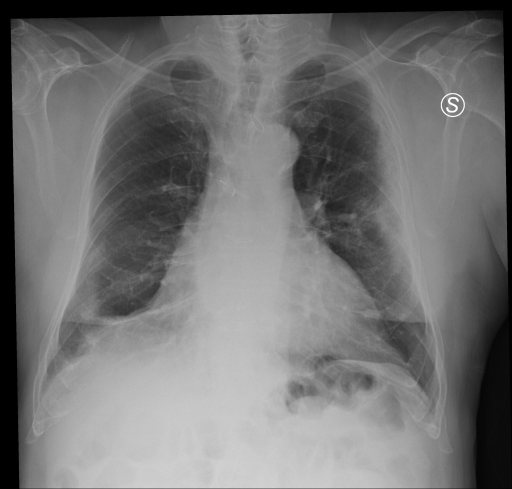
#> input picture Lab 2/Task_1_Chest_XRay/data/sample_xray.jpg, 1024 x 978 px (shown at 1/2 size)
$ jupyter execute xray_enhancement.ipynb   (older library calls are emulated)
#> lines starting #> are read from the running program, lines starting #| are printed output that depends on the picture; after the words box and inside, x2 and y2 are one past the last pixel; in counts of white or black regions, pixels touching at a corner belong together
# Task 1: Diagnostic Enhancement of Chest X-Rays

Every operation below works on the raw single-channel pixel matrix of a chest X-ray. Images are read with relative paths from `data/`, and all results are written to `output/`.

[cell 1]
import os
import sys
import time
import cv2
import numpy as np
import matplotlib.pyplot as plt
plt.rcParams["figure.dpi"] = 55

DATA_DIR = "data"
OUT_DIR = "output"
os.makedirs(OUT_DIR, exist_ok=True)


def to_rgb(img):
    return img if img.ndim == 2 else cv2.cvtColor(img, cv2.COLOR_BGR2RGB)


def show(ax, img, title):
    ax.imshow(to_rgb(img), cmap="gray", vmin=0, vmax=255)
    ax.set_title(title)
    ax.axis("off")


def save(name, img):
    cv2.imwrite(os.path.join(OUT_DIR, name), img)


def to_gray(img):
    return img if img.ndim == 2 else cv2.cvtColor(img, cv2.COLOR_BGR2GRAY)


def entropy_bits(img):
    p = np.bincount(to_gray(img).ravel(), minlength=256).astype(np.float64)
    p /= p.sum()
    p = p[p > 0]
    return float(-(p * np.log2(p)).sum())


def stats(name, img):
    g = to_gray(img)
    lo, hi = np.percentile(g, [1, 99])
    print(f"{name:30s} mean {g.mean():6.1f}   std {g.std():6.1f}   1-99% range {hi - lo:5.0f}   entropy {entropy_bits(g):5.2f} bits")


def log_lut(k=255.0):
    x = np.arange(256, dtype=np.float32) / 255.0
    return np.clip(255.0 * np.log1p(k * x) / np.log1p(k), 0, 255).astype(np.uint8)


def power_lut(gamma):
    x = np.arange(256, dtype=np.float32) / 255.0
    return np.clip(255.0 * x ** gamma, 0, 255).astype(np.uint8)


def log_transform(img, k=255.0):
    return cv2.LUT(img, log_lut(k))


def power_law(img, gamma):
    return cv2.LUT(img, power_lut(gamma))


def gray_world_gains(bgr, valid=None):
    px = bgr.reshape(-1, 3).astype(np.float64)
    if valid is not None:
        px = px[valid.ravel()]
    means = px.mean(axis=0)
    return means.mean() / means


def apply_gains(bgr, gains):
    return np.clip(bgr.astype(np.float32) * gains.astype(np.float32), 0, 255).astype(np.uint8)

SAMPLE = os.path.join(DATA_DIR, "sample_xray.jpg")
SAMPLE_2 = os.path.join(DATA_DIR, "sample_xray_2.png")
print("OpenCV", cv2.__version__, "| NumPy", np.__version__)

## 1. Load and display

[cell 2]
raw = cv2.imread(SAMPLE, cv2.IMREAD_GRAYSCALE)
#> raw is the input picture: shape (978, 1024); min 0, max 255, mean 114.7
if raw is None:
    raise FileNotFoundError(SAMPLE)
print("shape:", raw.shape, "| dtype:", raw.dtype, "| min/max:", int(raw.min()), int(raw.max()))
#| shape: (978, 1024) | dtype: uint8 | min/max: 0 255
stats("raw", raw)
#> in stats, `lo, hi = np.percentile(g, [1, 99])`: lo = 0; hi = 204
#> in entropy_bits, `p = np.bincount(to_gray(img).ravel(), minlength=256).astype(np.float64)`: p = 256 values, max 62106 at index 0, min 1 at index 215, mean 3912
#> in entropy_bits, `p /= p.sum()`: p = 256 values, max 0.062 at index 0, min 9.99e-07 at index 215, mean 0.00391
#| raw                            mean  114.7   std   54.0   1-99% range   204   entropy  7.30 bits

under = np.clip(255.0 * (raw / 255.0) ** 2.5, 0, 255).astype(np.uint8)
stats("simulated underexposed raw", under)
#| simulated underexposed raw     mean   47.8   std   40.9   1-99% range   145   entropy  6.61 bits

fig, axes = plt.subplots(1, 2, figsize=(13, 6.5))
show(axes[0], raw, "Raw chest X-ray (grayscale)")
show(axes[1], under, "Simulated underexposed version")
plt.tight_layout()
plt.savefig(os.path.join(OUT_DIR, "01_load_and_display.png"), dpi=80)
plt.show()
save("01_raw.png", raw)
save("01_underexposed.png", under)

## 2. Contrast enhancement: histogram equalization

[cell 3]
equalized = cv2.equalizeHist(raw)
equalized_under = cv2.equalizeHist(under)
save("02_equalized.png", equalized)
save("02_equalized_from_underexposed.png", equalized_under)

stats("raw", raw)
#| raw                            mean  114.7   std   54.0   1-99% range   204   entropy  7.30 bits
stats("equalized", equalized)
#| equalized                      mean  120.4   std   77.8   1-99% range   253   entropy  7.21 bits
stats("underexposed", under)
#| underexposed                   mean   47.8   std   40.9   1-99% range   145   entropy  6.61 bits
stats("equalized (from underexposed)", equalized_under)
#| equalized (from underexposed)  mean  117.5   std   78.9   1-99% range   253   entropy  6.60 bits

diff = cv2.absdiff(equalized, raw)
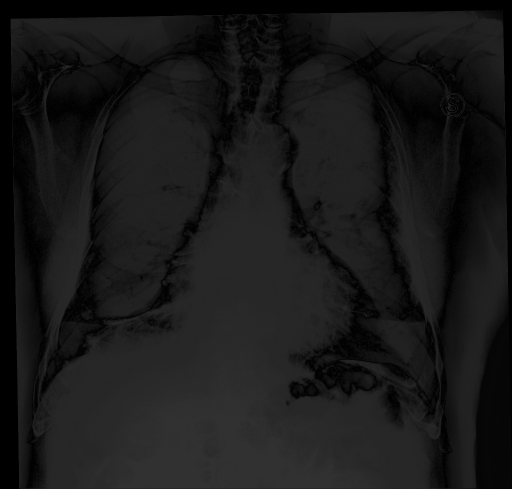
#> diff: shape (978, 1024) (shown at 1/2 size); min 0, max 49, mean 24.6
print("mean absolute change in intensity:", round(float(diff.mean()), 2))
#| mean absolute change in intensity: 24.62

fig, axes = plt.subplots(2, 3, figsize=(16, 10))
show(axes[0, 0], raw, "Raw")
show(axes[0, 1], equalized, "Histogram equalized")
show(axes[0, 2], diff, "Absolute difference")
for ax, img, title in [(axes[1, 0], raw, "Raw histogram and CDF"), (axes[1, 1], equalized, "Equalized histogram and CDF")]:
    ax.hist(img.ravel(), bins=256, range=(0, 255), color="gray")
    ax.set_xlabel("intensity")
    ax.set_ylabel("pixels")
    ax.set_title(title)
    ax2 = ax.twinx()
    cdf = np.cumsum(np.bincount(img.ravel(), minlength=256)).astype(float)
    ax2.plot(cdf / cdf[-1], color="tab:red")
    ax2.set_ylim(0, 1.02)
#> this loop made 2 passes
#> title on passes 1 to 2: 'Raw histogram and CDF', 'Equalized histogram and CDF'
axes[1, 2].hist(under.ravel(), bins=256, range=(0, 255), alpha=0.6, label="underexposed", color="tab:blue")
axes[1, 2].hist(equalized_under.ravel(), bins=256, range=(0, 255), alpha=0.6, label="equalized", color="tab:orange")
axes[1, 2].set_title("Underexposed image before and after equalization")
axes[1, 2].legend()
plt.tight_layout()
plt.savefig(os.path.join(OUT_DIR, "02_histogram_equalization.png"), dpi=80)
plt.show()

## Observations: histogram equalization

Equalization stretches the 1-99% intensity range from 204 to 253 levels and raises the standard deviation from 54.0 to 77.8. On the simulated underexposed copy (mean 47.8) it recovers a mean of 117.5, so a dark exposure is rescued without any manual tuning. Entropy stays close to the raw value (7.21 vs 7.30 bits) because equalization redistributes levels rather than inventing detail.

## 3. Color mapping: COLORMAP_JET heatmap

[cell 4]
heatmap = cv2.applyColorMap(equalized, cv2.COLORMAP_JET)
save("03_jet_heatmap.png", heatmap)

fig, axes = plt.subplots(1, 3, figsize=(18, 6.5))
show(axes[0], equalized, "Equalized grayscale")
show(axes[1], heatmap, "COLORMAP_JET heatmap")
roi = (slice(int(raw.shape[0] * 0.30), int(raw.shape[0] * 0.70)), slice(int(raw.shape[1] * 0.10), int(raw.shape[1] * 0.45)))
zoom_gray = equalized[roi]
zoom_jet = heatmap[roi]
show(axes[2], np.hstack([cv2.cvtColor(zoom_gray, cv2.COLOR_GRAY2BGR), zoom_jet]), "Zoom of the left lung: gray vs JET")
sm = plt.cm.ScalarMappable(cmap="jet", norm=plt.Normalize(0, 255))
fig.colorbar(sm, ax=axes[1], fraction=0.046, pad=0.02, label="intensity")
plt.tight_layout()
plt.savefig(os.path.join(OUT_DIR, "03_color_mapping.png"), dpi=80)
plt.show()

def local_levels(img, k=16):
    g = to_gray(img)
    return len(np.unique(g // k))

print("distinguishable gray steps (bins of 16 levels):", local_levels(zoom_gray))
#| distinguishable gray steps (bins of 16 levels): 15
print("distinct hues in the JET zoom (bins of 16 levels per channel):", len(np.unique((zoom_jet // 16).reshape(-1, 3), axis=0)))
#| distinct hues in the JET zoom (bins of 16 levels per channel): 53

## Observations: JET color mapping

Gray steps of 16 levels give 15 distinguishable shades, while the JET zoom contains 53 distinct hues. Subtle density differences between lung, soft tissue and bone become easier to separate by eye, at the cost of introducing false color that is not a physical property of the tissue.

## 4. Color balance: neutralising a color cast

[cell 5]
cast_gains = np.array([0.72, 0.92, 1.28])
neutral_ref = cv2.cvtColor(equalized, cv2.COLOR_GRAY2BGR)

cast_ref = apply_gains(neutral_ref, cast_gains)
cast_heatmap = apply_gains(heatmap, cast_gains)
#> in apply_gains (call 2), `return np.clip(bgr.astype(np.float32) * gains.astype(np.float32), 0, 2..`:
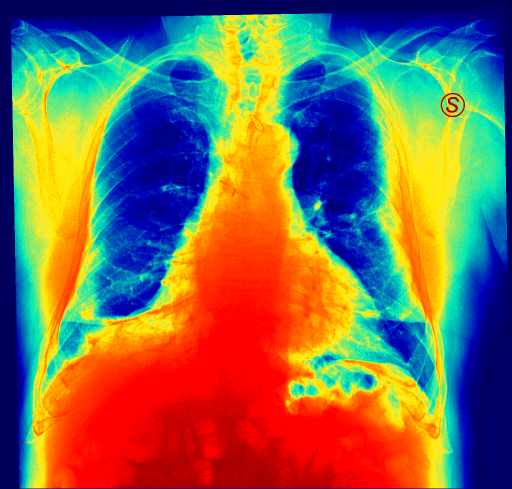
#> returned value: shape (978, 1024, 3) (shown at 1/2 size); mean of channels 0, 1, 2 85.6, 109.4, 124; drawn as B, G, R

est = gray_world_gains(cast_ref)
#> in gray_world_gains, `means = px.mean(axis=0)`: means = [86.2, 110.3, 146.2]
#> est = [1.33, 1.04, 0.781]
corrected_ref = apply_gains(cast_ref, est)
corrected_heatmap = apply_gains(cast_heatmap, est)
save("04_heatmap_with_cast.png", cast_heatmap)
save("04_heatmap_balanced.png", corrected_heatmap)

print("applied cast gains (B, G, R):", cast_gains)
print("estimated correction gains (B, G, R):", np.round(est, 3))
#| estimated correction gains (B, G, R): [1.325 1.036 0.781]
print("product (should be ~1):", np.round(cast_gains * est, 3))
#| product (should be ~1): [0.954 0.953 1.   ]
print("channel means of neutral reference (B, G, R):", np.round(neutral_ref.reshape(-1, 3).mean(axis=0), 1))
#| channel means of neutral reference (B, G, R): [120.4 120.4 120.4]
print("channel means with cast                     :", np.round(cast_ref.reshape(-1, 3).mean(axis=0), 1))
#| channel means with cast                     : [ 86.2 110.3 146.2]
print("channel means after correction              :", np.round(corrected_ref.reshape(-1, 3).mean(axis=0), 1))
#| channel means after correction              : [113.7 113.8 113.7]
print("heatmap mean absolute error vs original, cast       :", round(float(np.abs(cast_heatmap.astype(float) - heatmap).mean()), 2))
#| heatmap mean absolute error vs original, cast       : 18.19
print("heatmap mean absolute error vs original, corrected  :", round(float(np.abs(corrected_heatmap.astype(float) - heatmap).mean()), 2))
#| heatmap mean absolute error vs original, corrected  : 9.66

fig, axes = plt.subplots(2, 3, figsize=(17, 11))
show(axes[0, 0], neutral_ref, "Neutral reference")
show(axes[0, 1], cast_ref, "With simulated color cast")
show(axes[0, 2], corrected_ref, "After color balance")
show(axes[1, 0], heatmap, "Heatmap")
show(axes[1, 1], cast_heatmap, "Heatmap with cast")
show(axes[1, 2], corrected_heatmap, "Heatmap after color balance")
plt.tight_layout()
plt.savefig(os.path.join(OUT_DIR, "04_color_balance.png"), dpi=80)
plt.show()

## Observations: color balance

A cast with channel gains (B, G, R) = [0.72, 0.92, 1.28] shifted the channel means to 86.2 / 110.3 / 146.2. Gray-world estimation recovered gains of [1.325, 1.036, 0.781] (product with the cast about 1) and brought the means back to 113.7 / 113.8 / 113.7. The heatmap error against the uncast reference dropped from 18.19 to 9.66.

## 5. Color filtering: thresholding the densest tissue

[cell 6]
thresholds = [190, 220, 245]
fig, axes = plt.subplots(2, 4, figsize=(20, 10))
show(axes[0, 0], equalized, "Equalized input")
show(axes[1, 0], equalized, "Equalized input")
for i, t in enumerate(thresholds, start=1):
    _, mask = cv2.threshold(equalized, t, 255, cv2.THRESH_BINARY)
    dense = cv2.bitwise_and(equalized, equalized, mask=mask)
    kept = 100.0 * np.count_nonzero(mask) / mask.size
    print(f"threshold {t}: {kept:5.2f}% of pixels kept")
    show(axes[0, i], mask, f"Binary mask, T={t} ({kept:.1f}% kept)")
    show(axes[1, i], dense, f"Masked dense tissue, T={t}")
    save(f"05_dense_tissue_T{t}.png", dense)
    save(f"05_mask_T{t}.png", mask)
#> this loop made 3 passes
#> kept on passes 1 to 3: 23.98, 13.14, 4.01
#> (printed output is left out)
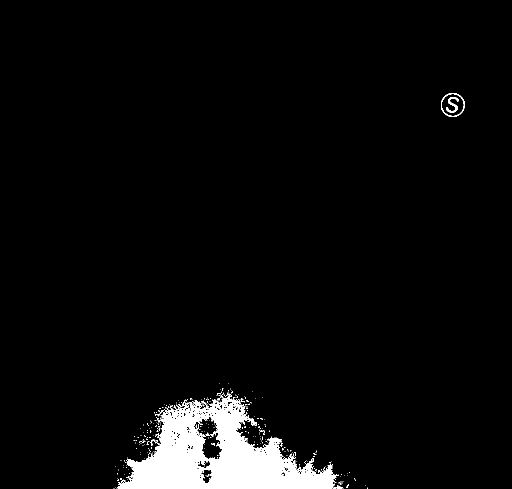
#> mask: shape (978, 1024) (shown at 1/2 size); 4% white; 301 white regions (292 under 20 px), largest, box (x1, y1, x2, y2) and area: (235, 787, 677, 977) 38345, (882, 186, 930, 234) 330, (892, 194, 917, 225) 296
plt.tight_layout()
plt.savefig(os.path.join(OUT_DIR, "05_thresholding.png"), dpi=80)
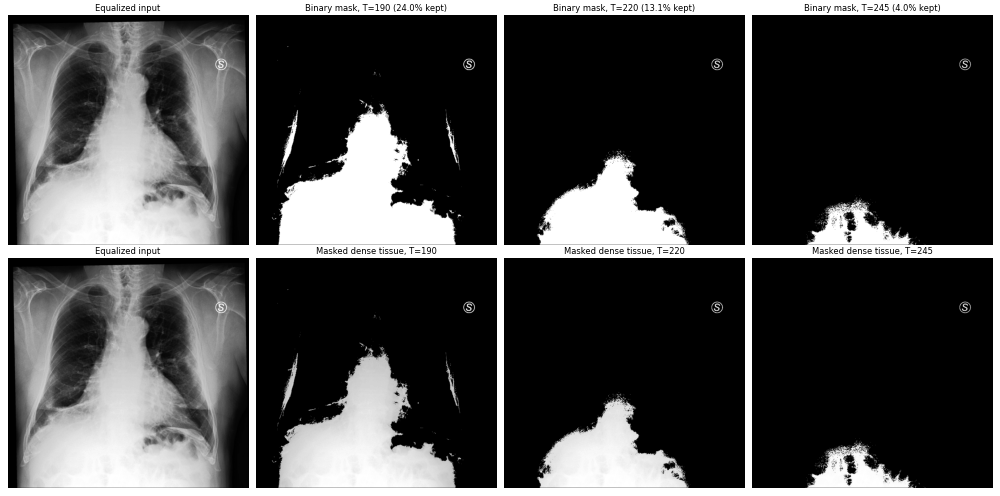
#> figure drawn by matplotlib, 8 panels
plt.show()

t_percentile = float(np.percentile(equalized, 95))
#> t_percentile = 242
print("95th percentile of the equalized image:", round(t_percentile, 1))
#| 95th percentile of the equalized image: 242.0

## Observations: dense-tissue thresholds

On the equalized image, T = 190 keeps 23.98% of pixels, T = 220 keeps 13.14% and T = 245 keeps 4.01%. Lower thresholds include bone plus dense soft tissue and mediastinum; the highest threshold isolates only the brightest bone and device structures.

## 6. Logarithmic transformation

[cell 7]
log_under = log_transform(under)
log_raw = log_transform(raw)
save("06_log_underexposed.png", log_under)
save("06_log_raw.png", log_raw)

sobel = lambda g: np.hypot(cv2.Sobel(g, cv2.CV_32F, 1, 0, ksize=3), cv2.Sobel(g, cv2.CV_32F, 0, 1, ksize=3))
dark_zone = under < np.percentile(under, 35)
dark_zone = cv2.erode(dark_zone.astype(np.uint8), np.ones((5, 5), np.uint8)).astype(bool)

stats("underexposed", under)
#| underexposed                   mean   47.8   std   40.9   1-99% range   145   entropy  6.61 bits
stats("log of underexposed", log_under)
#| log of underexposed            mean  151.2   std   63.0   1-99% range   229   entropy  6.36 bits
print("mean intensity in the darkest 35% zone, before:", round(float(under[dark_zone].mean()), 1), "after:", round(float(log_under[dark_zone].mean()), 1))
#| mean intensity in the darkest 35% zone, before: 7.1 after: 73.8
print("edge energy in that zone, before:", round(float(sobel(under)[dark_zone].mean()), 2), "after:", round(float(sobel(log_under)[dark_zone].mean()), 2))
#| edge energy in that zone, before: 4.47 after: 22.78

x = np.arange(256)
fig, axes = plt.subplots(2, 3, figsize=(18, 11))
show(axes[0, 0], under, "Underexposed raw")
show(axes[0, 1], log_under, "Log transform s = c log(1 + r)")
axes[0, 2].plot(x, log_lut(), label="log curve")
axes[0, 2].plot(x, x, "--", label="identity")
axes[0, 2].set_title("Transfer curve")
axes[0, 2].set_xlabel("input")
axes[0, 2].set_ylabel("output")
axes[0, 2].legend()
axes[1, 0].hist(under.ravel(), bins=256, range=(0, 255), color="tab:blue")
axes[1, 0].set_title("Histogram before")
axes[1, 1].hist(log_under.ravel(), bins=256, range=(0, 255), color="tab:orange")
axes[1, 1].set_title("Histogram after")
show(axes[1, 2], np.hstack([cv2.resize(under, (raw.shape[1] // 2, raw.shape[0] // 2)), cv2.resize(log_under, (raw.shape[1] // 2, raw.shape[0] // 2))]), "Side by side (reduced)")
plt.tight_layout()
plt.savefig(os.path.join(OUT_DIR, "06_log_transform.png"), dpi=80)
plt.show()

## Observations: logarithmic transform

On the underexposed image the log transform lifts the mean from 47.8 to 151.2. In the darkest 35% zone the mean rises from 7.1 to 73.8 and edge energy from 4.47 to 22.78, which exposes structure that was invisible before. The bright end is compressed, so entropy falls slightly (6.61 to 6.36 bits).

## 7. Power-law (gamma) transformation

[cell 8]
gammas = [0.4, 0.6, 0.8, 1.0, 1.5]
fig, axes = plt.subplots(2, 3, figsize=(18, 11))
show(axes[0, 0], raw, "Raw")
for ax, g in zip(axes.ravel()[1:6], gammas):
    out = power_law(raw, g)
    stats(f"gamma = {g}", out)
    show(ax, out, f"gamma = {g}")
    save(f"07_gamma_{str(g).replace('.', '_')}.png", out)
#> this loop made 5 passes
#> hi in stats on passes 1 to 4: 233, 223, 213, 204
#> (printed output is left out)
#> pass 1, `out = power_law(raw, g)`:
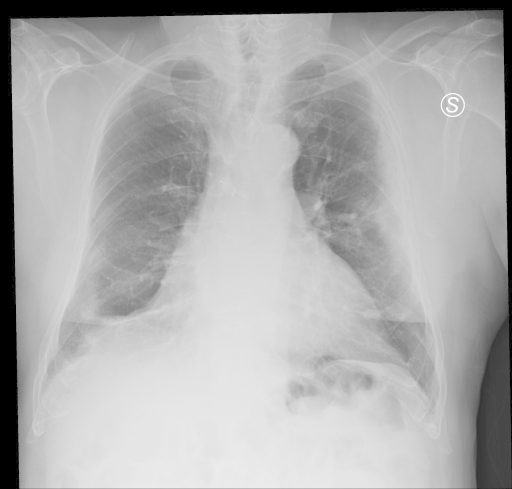
#> out: shape (978, 1024) (shown at 1/2 size); min 0, max 255, mean 173.6
plt.tight_layout()
plt.savefig(os.path.join(OUT_DIR, "07_power_law.png"), dpi=80)
plt.show()

GAMMA = 0.6
gamma_out = power_law(raw, GAMMA)
bone = raw > np.percentile(raw, 92)
soft = (raw > np.percentile(raw, 35)) & (raw < np.percentile(raw, 65))
print()
print("bone mean / soft-tissue mean, raw:", round(float(raw[bone].mean() / raw[soft].mean()), 2))
#| bone mean / soft-tissue mean, raw: 1.65
print(f"bone mean / soft-tissue mean, gamma {GAMMA}:", round(float(gamma_out[bone].mean() / gamma_out[soft].mean()), 2))
#| bone mean / soft-tissue mean, gamma 0.6: 1.35
print("soft-tissue standard deviation, raw:", round(float(raw[soft].std()), 2), f"gamma {GAMMA}:", round(float(gamma_out[soft].std()), 2))
#| soft-tissue standard deviation, raw: 10.28 gamma 0.6: 8.36

x = np.arange(256)
plt.figure(figsize=(7, 6))
for g in gammas:
    plt.plot(x, power_lut(g), label=f"gamma {g}")
plt.xlabel("input")
plt.ylabel("output")
plt.title("Power-law transfer curves")
plt.legend()
plt.tight_layout()
plt.savefig(os.path.join(OUT_DIR, "07_power_law_curves.png"), dpi=80)
plt.show()

## Observations: power-law transform

Gamma below 1 brightens midtones (mean 173.6 at 0.4, 150.0 at 0.6, 130.5 at 0.8) while gamma 1.5 darkens to 83.5. Entropy peaks near gamma 1.0 (7.30 bits) and gamma 0.6 keeps 6.96 bits while opening up the lung fields. At gamma 0.6 the bone to soft-tissue brightness ratio falls from 1.65 to 1.35, so soft tissue is easier to read without losing bone.

## 8. Combined pipeline and second sample

[cell 9]
def enhance(img):
    return cv2.equalizeHist(power_law(img, GAMMA))


def row(img):
    eq = cv2.equalizeHist(img)
    return [img, eq, log_transform(img), power_law(img, GAMMA), enhance(img)]


titles = ["Raw", "Equalized", "Log", f"Gamma {GAMMA}", f"Gamma {GAMMA} + equalize"]
second = cv2.imread(SAMPLE_2, cv2.IMREAD_GRAYSCALE)
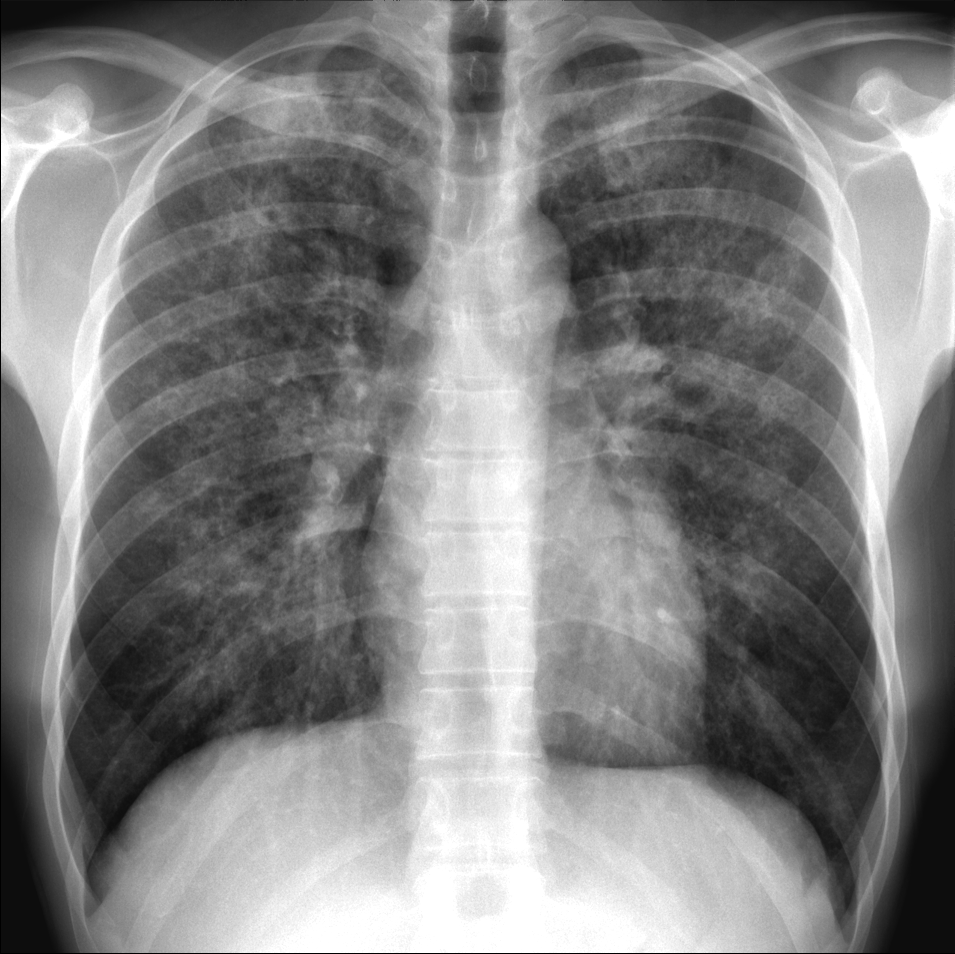
#> input picture Lab 2/Task_1_Chest_XRay/data/sample_xray_2.png, 955 x 954 px
#> second is the input picture: shape (954, 955); min 0, max 255, mean 130
if second is None:
    raise FileNotFoundError(SAMPLE_2)

fig, axes = plt.subplots(2, 5, figsize=(24, 10))
for r, (name, img) in enumerate([("sample_xray", raw), ("sample_xray_2", second)]):
    for c, (t, out) in enumerate(zip(titles, row(img))):
        show(axes[r, c], out, f"{name}: {t}")
        save(f"08_{name}_{c}_{t.split()[0].lower()}.png", out)
    stats(f"{name} raw", img)
    stats(f"{name} combined", enhance(img))
#> this loop made 2 passes
#> (r, name) on passes 1 to 2: (0, 'sample_xray'), (1, 'sample_xray_2')
#> (printed output is left out)
#> pass 2, in save (call 29), `cv2.imwrite(os.path.join(OUT_DIR, name), img)`:
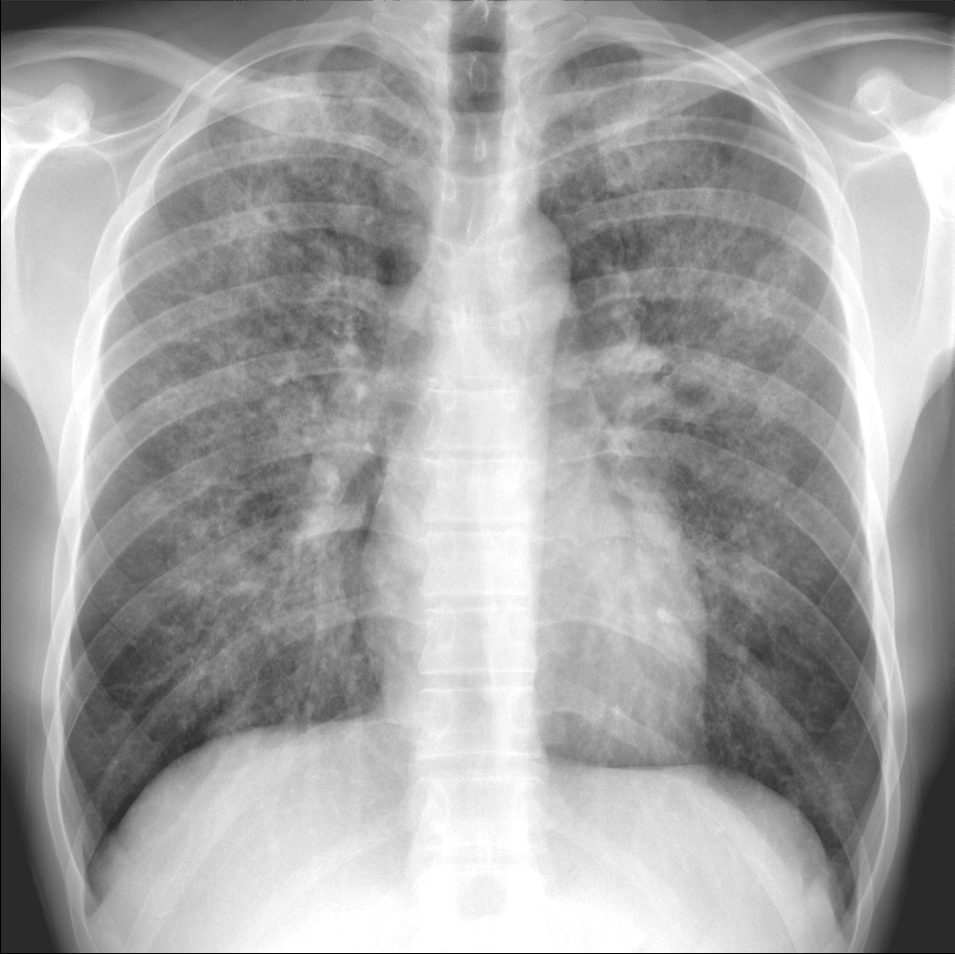
#> saved as 08_sample_xray_2_3_gamma.png: shape (954, 955); min 0, max 255, mean 164.2
plt.tight_layout()
plt.savefig(os.path.join(OUT_DIR, "08_summary_all_stages.png"), dpi=80)
plt.show()
